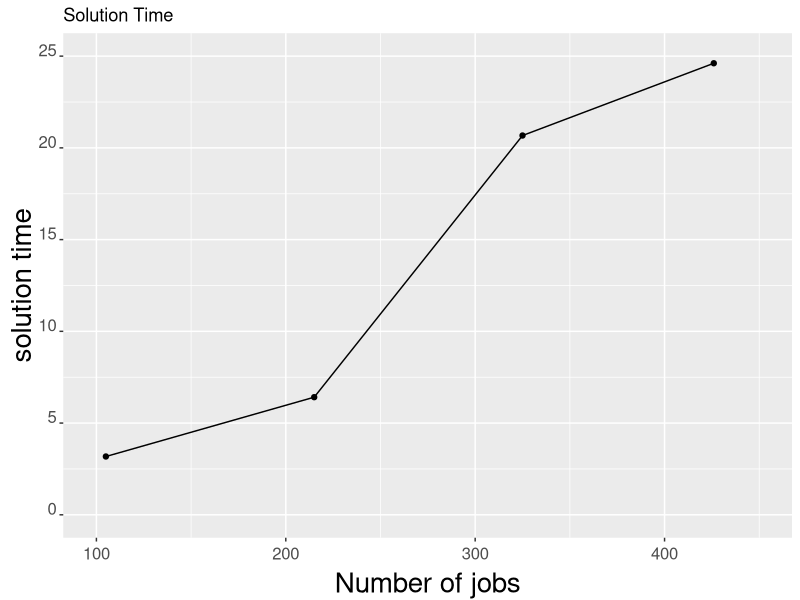
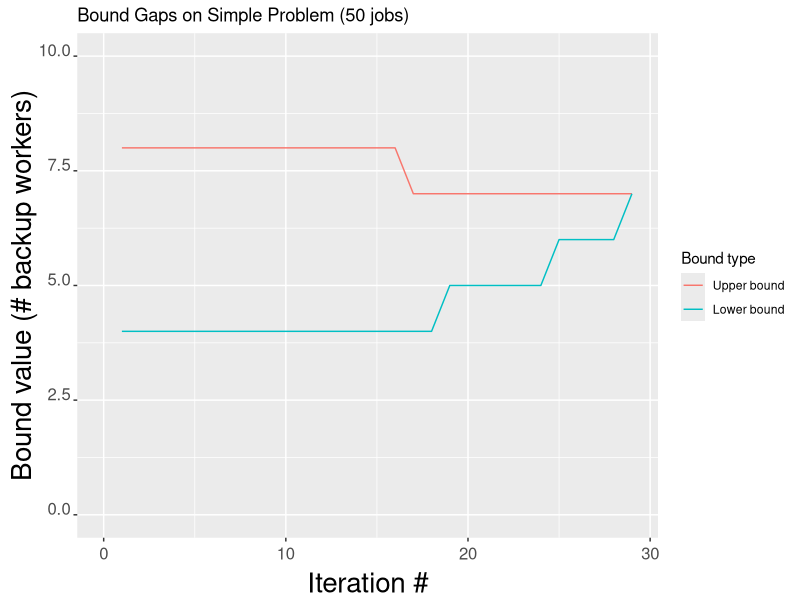

Here is the R script that generated these plots, in order:
library(ggplot2)
library(readr)
library(reshape2)
library(ggthemes)

results <- data.frame(num_jobs = c(105, 215, 325, 426),
                      solution_time = c(3178, 6412, 20674, 24613))
results$solution_time <- results$solution_time / 1000

ggplot(results) + 
  geom_line(aes(x = num_jobs, y = solution_time)) +
  geom_point(aes(x = num_jobs, y = solution_time)) +
  xlim(100, 450) +
  ylim(0, 25) +
  labs(title = "Solution Time",
       x = "Number of jobs",
       y = "solution time") +
  theme(axis.title = element_text(size = 30),
        axis.text.x = element_text(size = 12, hjust = .5, vjust = .5),
        axis.text.y = element_text(size = 12, hjust = 1, vjust = 0),  
        axis.title.x = element_text(size = 20, hjust = .5, vjust = 0),
        axis.title.y = element_text(size = 20, hjust = .5, vjust = .5))

  

#####

bounds <- read_csv("bounds.csv")
bounds$duration <- as.numeric(gsub(" milliseconds", "", bounds$duration)) / 1000

plot_bounds <- melt(bounds, measure.vars = c("upper_bound", "lower_bound"), variable.name = "bound_type", value.name = "bound_value")
plot_bounds$bound_value <- plot_bounds$bound_value / 10

ggplot(plot_bounds) + 
  geom_line(aes(x = iteration, y = bound_value, colour = factor(bound_type))) +
  labs(title = "Bound Gaps on Simple Problem (50 jobs)",
       x = "Iteration #",
       y = "Bound value (# backup workers)",
       colour = "Bound type") +
  xlim(0, 29) +
  ylim(0, 10) +
  scale_colour_hue(labels = c("Upper bound", "Lower bound")) +
  theme(axis.title = element_text(size = 30),
        axis.text.x = element_text(size = 12, hjust = .5, vjust = .5),
        axis.text.y = element_text(size = 12, hjust = 1, vjust = 0),  
        axis.title.x = element_text(size = 20, hjust = .5, vjust = 0),
        axis.title.y = element_text(size = 20, hjust = .5, vjust = .5))
